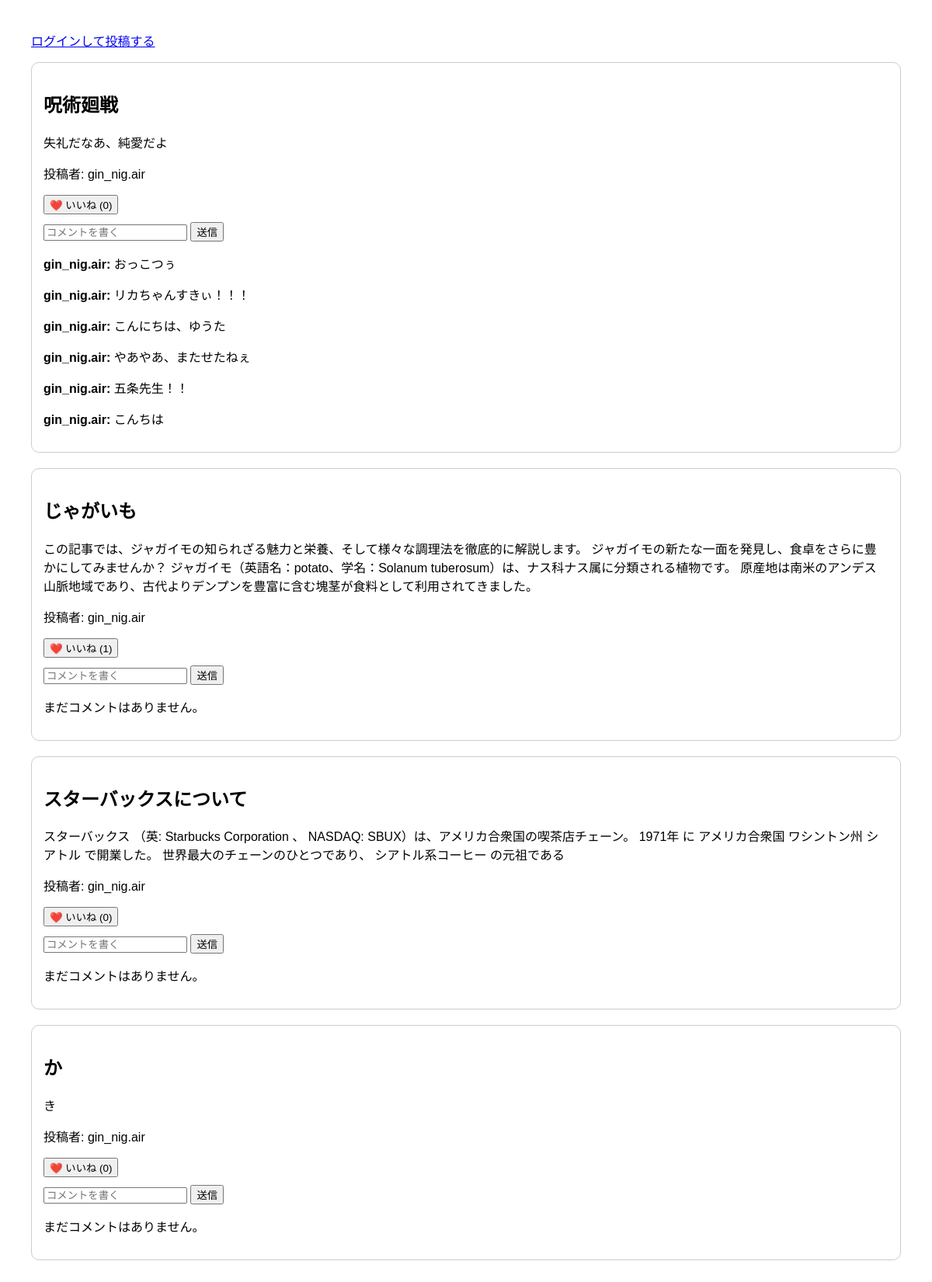
The page / on the database its author committed.
### app/posts/models.py (models this page shows, shortened)
class Post(db.Model):
    __tablename__ = "posts"
    id = db.Column(db.Integer, primary_key=True)
    title = db.Column(db.String(100), nullable=False)
    content = db.Column(db.Text, nullable=False)
    image_filename = db.Column(db.String(200), nullable=True)
    user_id = db.Column(db.Integer, db.ForeignKey("users.id"), nullable=False)
    created_at = db.Column(db.DateTime, default=db.func.now())
    user = db.relationship("User", backref=db.backref("posts", lazy="dynamic"))
    likes = db.relationship(
        "Like", backref="post_ref", lazy="dynamic", cascade="all, delete-orphan"
    )
    comments = db.relationship(
        "Comment", backref="post_ref", lazy="dynamic", cascade="all, delete-orphan"
    )
    reposts = db.relationship(
        "Repost", backref="post_ref", lazy="dynamic", cascade="all, delete-orphan"
    )

class Comment(db.Model):
    __tablename__ = "comments"
    id = db.Column(db.Integer, primary_key=True)
    content = db.Column(db.Text, nullable=False)
    user_id = db.Column(db.Integer, db.ForeignKey("users.id"), nullable=False)
    post_id = db.Column(db.Integer, db.ForeignKey("posts.id"), nullable=False)
    created_at = db.Column(db.DateTime, default=db.func.now())
    user = db.relationship("User", backref=db.backref("comments", lazy="dynamic"))
    post = db.relationship(
        "Post", backref=db.backref("comments_from_comment", lazy="dynamic")
    )

### app/auth/models.py (models this page shows, shortened)
class User(UserMixin, db.Model):
    __tablename__ = "users"
    id = db.Column(db.Integer, primary_key=True)
    username = db.Column(db.String(80), unique=True, nullable=False)
    email = db.Column(db.String(120), unique=True, nullable=False)
    password_hash = db.Column(db.String(128), nullable=False)
    icon = db.Column(db.String(200), default="default.png")
    bio = db.Column(db.Text, default="")
    otp_code = db.Column(db.String(6), nullable=True)
    otp_expiration = db.Column(db.DateTime, nullable=True)
    followed = db.relationship(
        "User",
        secondary=followers,
        primaryjoin=(followers.c.follower_id == id),
        secondaryjoin=(followers.c.followed_id == id),
        backref=db.backref("followers", lazy="dynamic"),
        lazy="dynamic",
    )

### app/posts/routes.py (the view)
@post_bp.route("/", methods=["GET"])
def index():
    posts = Post.query.order_by(Post.created_at.desc()).all()
    return render_template("posts/index.html", posts=posts)

### app/templates/posts/index.html (shortened to what this page needs)
<!DOCTYPE html>
<html lang="ja">
<head>
    {% if current_user.is_authenticated %}
        <p><a href="{{ url_for('post.create_post') }}">＋ 新規投稿</a></p>
    {% else %}
        <p><a href="{{ url_for('auth.login') }}">ログインして投稿する</a></p>
    {% endif %}
</head>
<body>
    {% for post in posts %}
    <div class="post" data-id="{{ post.id }}">
        <h2>{{ post.title }}</h2>
        <p>{{ post.content }}</p>
        <p>投稿者: {{ post.user.username }}</p>
        <button class="action-btn" onclick="toggleLike({{ post.id }})">
            ❤️ いいね (<span id="like-count-{{ post.id }}">{{ post.likes.count() }}</span>)
        </button>
        <div class="comment-box">
            <form class="comment-form" data-post-id="{{ post.id }}">
                <input type="text" name="content" placeholder="コメントを書く" required>
                <button type="submit">送信</button>
            </form>
            <div class="comments">
                {% for c in post.comments %}
                <p><b>{{ c.user.username }}:</b> {{ c.content }}</p>
                {% else %}
                <p>まだコメントはありません。</p>
                {% endfor %}
            </div>
        </div>
    </div>
    {% endfor %}
</body>
</html>

### app/templates/posts/index.html (style rules this page uses)
body { font-family: sans-serif; margin: 40px; }
.post { border: 1px solid #ccc; padding: 15px; margin-bottom: 20px; border-radius: 10px; }
.comment-box { margin-top: 10px; }

### rows shown on the page
Post: title "呪術廻戦", content "失礼だなあ、純愛だよ", user.username "gin_nig.air", likes.count "0"
Comment: user.username "gin_nig.air", content "おっこつぅ"
Comment: user.username "gin_nig.air", content "リカちゃんすきぃ！！！"
Comment: user.username "gin_nig.air", content "こんにちは、ゆうた"
Comment: user.username "gin_nig.air", content "やあやあ、またせたねぇ"
Comment: user.username "gin_nig.air", content "五条先生！！"
Comment: user.username "gin_nig.air", content "こんちは"
Post: title "じゃがいも", content "この記事では、ジャガイモの知られざる魅力と栄養、そして様々な調理法を徹底的に解説します。 ジャガイモの新たな一面を発見し、食卓をさらに豊かにしてみませんか？ ジャガイモ（英語名：potato、学名：Solanum tuberosum）は、ナス科ナス属に分類される植物です。 原産地は南米のアンデス山脈地域であり、古代よりデンプンを豊富に含む塊茎が食料として利用されてきました。", user.username "gin_nig.air", likes.count "1"
Post: title "スターバックスについて", content "スターバックス （英: Starbucks Corporation 、 NASDAQ: SBUX）は、アメリカ合衆国の喫茶店チェーン。 1971年 に アメリカ合衆国 ワシントン州 シアトル で開業した。 世界最大のチェーンのひとつであり、 シアトル系コーヒー の元祖である", user.username "gin_nig.air", likes.count "0"
Post: title "か", content "き", user.username "gin_nig.air", likes.count "0"
